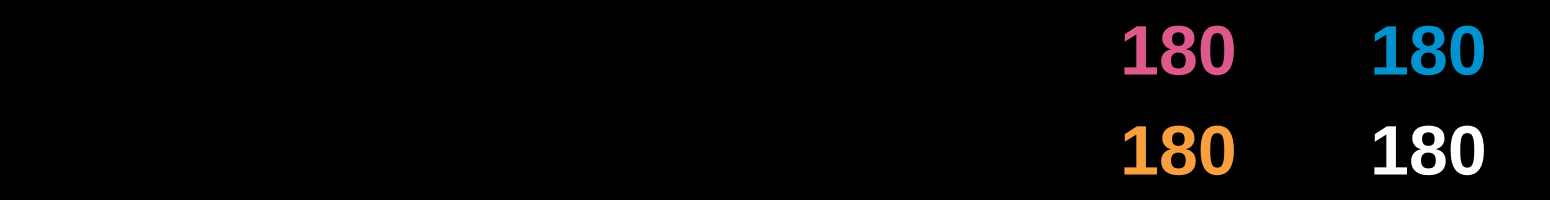
<?xml version="1.0" encoding="UTF-8"?>
<ui version="4.0">
 <class>Form</class>
 <widget class="QWidget" name="Form">
  <property name="geometry">
   <rect>
    <x>0</x>
    <y>0</y>
    <width>1550</width>
    <height>200</height>
   </rect>
  </property>
  <property name="windowTitle">
   <string>Form</string>
  </property>
  <property name="styleSheet">
   <string notr="true">background-color:#000000</string>
  </property>
  <widget class="QLabel" name="label_9">
   <property name="geometry">
    <rect>
     <x>1010</x>
     <y>110</y>
     <width>100</width>
     <height>80</height>
    </rect>
   </property>
   <property name="styleSheet">
    <string notr="true"/>
   </property>
   <property name="text">
    <string/>
   </property>
   <property name="pixmap">
    <pixmap resource="../../Resource/resource.qrc">:/Image/DigitalBar/FHR3Heart4.png</pixmap>
   </property>
   <property name="scaledContents">
    <bool>true</bool>
   </property>
  </widget>
  <widget class="QLabel" name="label_3">
   <property name="geometry">
    <rect>
     <x>1010</x>
     <y>10</y>
     <width>100</width>
     <height>80</height>
    </rect>
   </property>
   <property name="text">
    <string/>
   </property>
   <property name="pixmap">
    <pixmap resource="../../Resource/resource.qrc">:/Image/DigitalBar/FHR2Heart4.png</pixmap>
   </property>
   <property name="scaledContents">
    <bool>true</bool>
   </property>
  </widget>
  <widget class="QLabel" name="label_8">
   <property name="geometry">
    <rect>
     <x>1370</x>
     <y>110</y>
     <width>121</width>
     <height>80</height>
    </rect>
   </property>
   <property name="styleSheet">
    <string notr="true">QLabel{
color:rgb(255,255,255);
font:Bold 70px;
}</string>
   </property>
   <property name="text">
    <string>180</string>
   </property>
  </widget>
  <widget class="QLabel" name="fetalDataOneLabel">
   <property name="geometry">
    <rect>
     <x>1120</x>
     <y>10</y>
     <width>121</width>
     <height>80</height>
    </rect>
   </property>
   <property name="styleSheet">
    <string notr="true">QLabel{
color:rgb(221,89,139);
font:Bold 70px;
}</string>
   </property>
   <property name="text">
    <string>180</string>
   </property>
  </widget>
  <widget class="QLabel" name="fetalDataThreeLabel">
   <property name="geometry">
    <rect>
     <x>1120</x>
     <y>110</y>
     <width>121</width>
     <height>80</height>
    </rect>
   </property>
   <property name="styleSheet">
    <string notr="true">QLabel{
color:rgb(249,159,62);
font:Bold 70px;
}</string>
   </property>
   <property name="text">
    <string>180</string>
   </property>
  </widget>
  <widget class="QLabel" name="label_2">
   <property name="geometry">
    <rect>
     <x>1260</x>
     <y>10</y>
     <width>100</width>
     <height>80</height>
    </rect>
   </property>
   <property name="text">
    <string/>
   </property>
   <property name="pixmap">
    <pixmap resource="../../Resource/resource.qrc">:/Image/DigitalBar/FHR1Heart4.png</pixmap>
   </property>
   <property name="scaledContents">
    <bool>true</bool>
   </property>
  </widget>
  <widget class="QLabel" name="label_4">
   <property name="geometry">
    <rect>
     <x>1260</x>
     <y>110</y>
     <width>100</width>
     <height>80</height>
    </rect>
   </property>
   <property name="text">
    <string/>
   </property>
   <property name="pixmap">
    <pixmap resource="../../Resource/resource.qrc">:/Image/DigitalBar/FECGHeart4.png</pixmap>
   </property>
   <property name="scaledContents">
    <bool>true</bool>
   </property>
  </widget>
  <widget class="QLabel" name="fetalDataTwoLabel">
   <property name="geometry">
    <rect>
     <x>1370</x>
     <y>10</y>
     <width>121</width>
     <height>80</height>
    </rect>
   </property>
   <property name="styleSheet">
    <string notr="true">QLabel{
color:rgb(1,147,207);
font:Bold 70px;
}</string>
   </property>
   <property name="text">
    <string>180</string>
   </property>
  </widget>
 </widget>
 <resources>
  <include location="../../Resource/resource.qrc"/>
 </resources>
 <connections/>
</ui>
